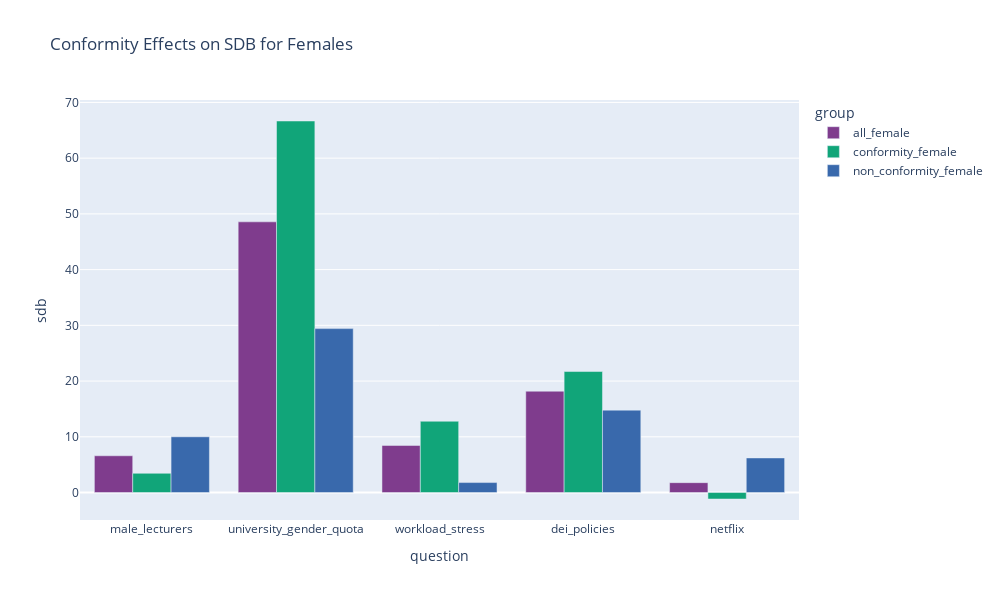

Notebook source saved alongside this figure:
### Code cell
temp_sdb = all_sdb.loc[all_sdb['group'].isin(female_cols), :]

# create 3 groups of bars for each question based on all_cols female_cols and male_cols
fig = px.bar(temp_sdb, x='question', y='sdb', color='group', color_discrete_sequence=px.colors.qualitative.Bold, barmode='group', title='Conformity Effects on SDB for Females')

# increase plot size and change color palette to viridis
fig.update_layout(
    autosize=False,
    width=1000,
    height=600,
    coloraxis=dict(colorscale='viridis')
)

fig.show()

### Figure 1 — Plotly figure (JSON) as saved in the notebook; plotly's stock layout.template omitted (floating-point values rounded to 4 significant figures)
{"data": [{"alignmentgroup": "True", "hovertemplate": "group=all_female<br>question=%{x}<br>sdb=%{y}<extra></extra>", "legendgroup": "all_female", "marker": {"color": "rgb(127, 60, 141)", "pattern": {"shape": ""}}, "name": "all_female", "offsetgroup": "all_female", "orientation": "v", "showlegend": true, "textposition": "auto", "type": "bar", "x": ["male_lecturers", "university_gender_quota", "workload_stress", "dei_policies", "netflix"], "xaxis": "x", "y": [6.595, 48.57, 8.451, 18.18, 1.768], "yaxis": "y"}, {"alignmentgroup": "True", "hovertemplate": "group=conformity_female<br>question=%{x}<br>sdb=%{y}<extra></extra>", "legendgroup": "conformity_female", "marker": {"color": "rgb(17, 165, 121)", "pattern": {"shape": ""}}, "name": "conformity_female", "offsetgroup": "conformity_female", "orientation": "v", "showlegend": true, "textposition": "auto", "type": "bar", "x": ["male_lecturers", "university_gender_quota", "workload_stress", "dei_policies", "netflix"], "xaxis": "x", "y": [3.448, 66.67, 12.79, 21.71, -1.163], "yaxis": "y"}, {"alignmentgroup": "True", "hovertemplate": "group=non_conformity_female<br>question=%{x}<br>sdb=%{y}<extra></extra>", "legendgroup": "non_conformity_female", "marker": {"color": "rgb(57, 105, 172)", "pattern": {"shape": ""}}, "name": "non_conformity_female", "offsetgroup": "non_conformity_female", "orientation": "v", "showlegend": true, "textposition": "auto", "type": "bar", "x": ["male_lecturers", "university_gender_quota", "workload_stress", "dei_policies", "netflix"], "xaxis": "x", "y": [10.0, 29.41, 1.786, 14.78, 6.207], "yaxis": "y"}], "layout": {"autosize": false, "barmode": "group", "coloraxis": {"colorscale": [[0, "#440154"], [0.1111, "#482878"], [0.2222, "#3e4989"], [0.3333, "#31688e"], [0.4444, "#26828e"], [0.5556, "#1f9e89"], [0.6667, "#35b779"], [0.7778, "#6ece58"], [0.8889, "#b5de2b"], [1, "#fde725"]]}, "height": 600, "legend": {"title": {"text": "group"}, "tracegroupgap": 0}, "title": {"text": "Conformity Effects on SDB for Females"}, "width": 1000, "xaxis": {"anchor": "y", "domain": [0, 1], "title": {"text": "question"}}, "yaxis": {"anchor": "x", "domain": [0, 1], "title": {"text": "sdb"}}}}
